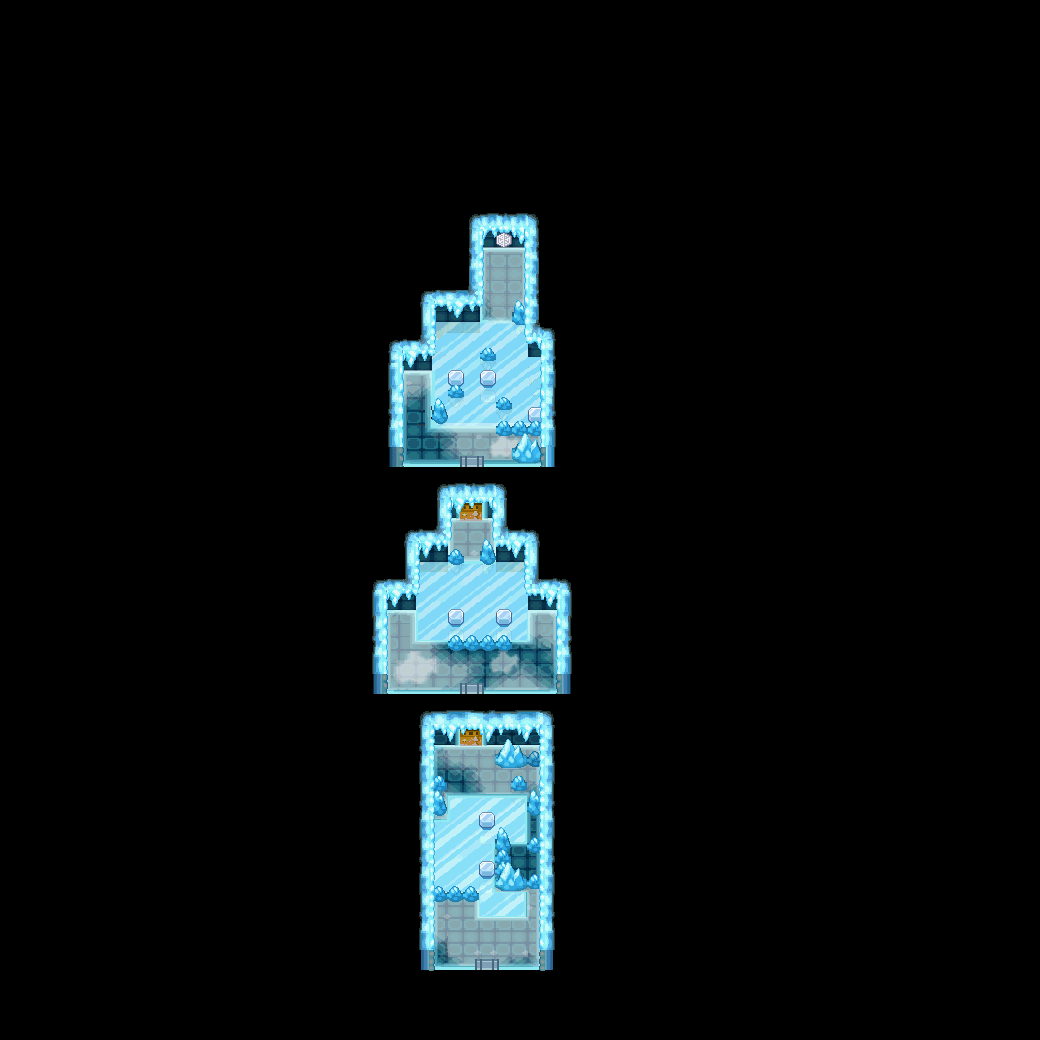

A level layout from a 2D game, rendered from its tile map. Below: a short description, then the map file with tile-grid data replaced by summaries:
An orthogonal 65x65 tile map with 16x16 px tiles, 2 tile layers (Walkable, Collisions).

<map version="1.0" orientation="orthogonal" width="65" height="65" tilewidth="16" tileheight="16">
 <properties>
  <property name="dayPokemonChances" value="" />
  <property name="dayPokemonLevels" value="" />
  <property name="isCave" value="false" />
  <property name="nightPokemonChances" value="" />
  <property name="nightPokemonLevels" value="" />
  <property name="waterPokemonChances" value="" />
  <property name="waterPokemonLevels" value="" />
  <property name="wildProbability" value="0" />
  <property name="xOffsetModifier" value="0" />
  <property name="yOffsetModifier" value="0" />
 </properties>
 <tileset firstgid="1" source="Mahogany Gym.tsx" />
 <layer name="Walkable" width="65" height="65">
  <data>[4225 cells, 637 non-empty, 637 distinct tile ids]</data>
 </layer>
 <layer name="Collisions" width="65" height="65">
  <data>[4225 cells, 418 non-empty, 418 distinct tile ids]</data>
 </layer>
</map>
